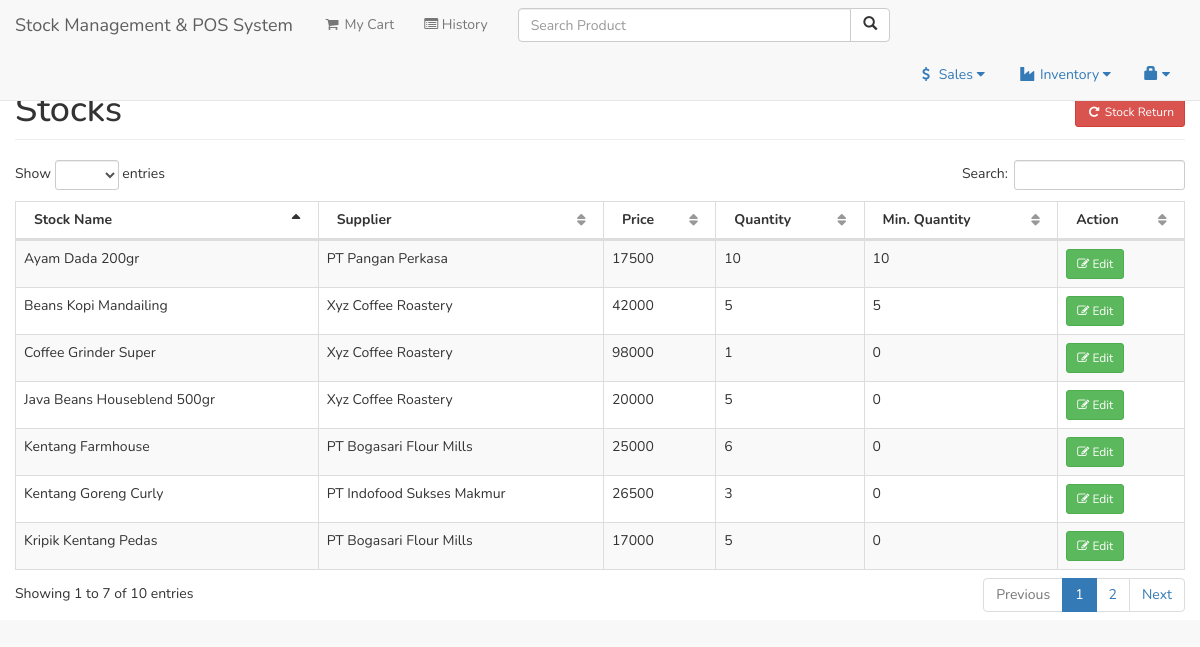
Screenshot of /user/stock.php (signed in) with the database file from the repository.
### tables this page shows
CREATE TABLE `stock` (
  `stockid` int(11) NOT NULL,
  `stock_name` varchar(150) NOT NULL,
  `stock_price` double NOT NULL,
  `stock_qty` int(11) NOT NULL,
  `min_qty` int(11) NOT NULL,
  `supplierid` int(11) NOT NULL
);

CREATE TABLE `supplier` (
  `userid` int(11) NOT NULL,
  `company_name` varchar(50) NOT NULL,
  `company_address` varchar(150) NOT NULL,
  `contact` varchar(50) NOT NULL
);

### user/stock.php (shortened to what this page needs)
<?php include('session.php'); ?>
<?php include('header.php'); ?>
<body>
<div id="wrapper">
<?php include('navbar.php'); ?>
<div style="height:50px;"></div>
<div style="background-color: white">
<div class="container-fluid">
	<div class="row">
        <div class="col-lg-12">
            <h1 class="page-header">Stocks
            <span class="pull-right">
				<a href="stock_return.php" class="btn btn-danger btn-sm"><i class="fa fa-repeat fa-fw"></i> Stock Return </a>
			</span>
			</h1>
        </div>
    </div>
    <div class="row">
        <div class="col-lg-12">
            <table width="100%" class="table table-striped table-bordered table-hover" id="prodTable">
                <thead>
                    <tr>
                        <th>Stock Name</th>
						<th>Supplier</th>
                        <th>Price</th>
						<th>Quantity</th>
						<th>Min. Quantity</th>
						<th>Action</th>
                    </tr>
                </thead>
                <tbody>
				<?php
					$sq=mysqli_query($conn,"select * from stock left join supplier on supplier.userid=stock.supplierid");
					while($sqrow=mysqli_fetch_array($sq)){
						$sid=$sqrow['stockid'];
					?>
						<tr>
							<td><?php echo $sqrow['stock_name']; ?></td>
							<td><?php echo $sqrow['company_name']; ?></td>
							<td><?php echo $sqrow['stock_price']; ?></td>
							<td><?php echo $sqrow['stock_qty']; ?></td>
							<td><?php echo $sqrow['min_qty']; ?></td>
							<td>
								<button class="btn btn-success btn-sm" data-toggle="modal" data-target="#editstock_<?php echo $sid; ?>"><i class="fa fa-edit"></i> Edit</button>
							</td>
						</tr>
					<?php
					}
				?>
                </tbody>
            </table>
        </div>
    </div>
</div>
</div>
</div>
</body>
</html>

### user/header.php (style rules this page uses)
* { font-family: 'Nunito', sans-serif; }

### rows the page displays
stock: stock_name "Beans Kopi Mandailing", supplierid.company_name "Xyz Coffee Roastery", stock_price "42000", stock_qty "5", min_qty "5"
stock: stock_name "Kentang Goreng Curly", supplierid.company_name "PT Indofood Sukses Makmur", stock_price "26500", stock_qty "3", min_qty "0"
stock: stock_name "Kripik Kentang Pedas", supplierid.company_name "PT Bogasari Flour Mills", stock_price "17000", stock_qty "5", min_qty "0"
stock: stock_name "Coffee Grinder Super", supplierid.company_name "Xyz Coffee Roastery", stock_price "98000", stock_qty "1", min_qty "0"
stock: stock_name "Kentang Farmhouse", supplierid.company_name "PT Bogasari Flour Mills", stock_price "25000", stock_qty "6", min_qty "0"
stock: stock_name "Java Beans Houseblend 500gr", supplierid.company_name "Xyz Coffee Roastery", stock_price "20000", stock_qty "5", min_qty "0"
stock: stock_name "Ayam Dada 200gr", supplierid.company_name "PT Pangan Perkasa", stock_price "17500", stock_qty "10", min_qty "10"
